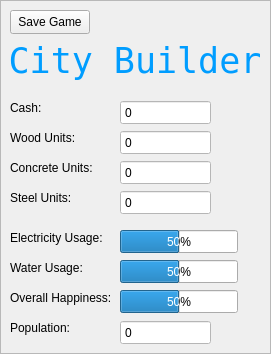
       <widget class="QFrame" name="frmInfo">
        <property name="minimumSize">
         <size>
          <width>271</width>
          <height>0</height>
         </size>
        </property>
        <property name="maximumSize">
         <size>
          <width>271</width>
          <height>16777215</height>
         </size>
        </property>
        <property name="styleSheet">
         <string notr="true">
QSpinBox:disabled{
	background-color: rgb(255, 255, 255);
	color: black;
}

QDoubleSpinBox:disabled{
	background-color: rgb(255, 255, 255);
	color: black;
}

#frmInfo{
	background-color: rgb(255, 255, 255);
}
</string>
        </property>
        <property name="frameShape">
         <enum>QFrame::StyledPanel</enum>
        </property>
        <property name="frameShadow">
         <enum>QFrame::Raised</enum>
        </property>
        <widget class="QDoubleSpinBox" name="dspnCash">
         <property name="enabled">
          <bool>false</bool>
         </property>
         <property name="geometry">
          <rect>
           <x>120</x>
           <y>100</y>
           <width>91</width>
           <height>25</height>
          </rect>
         </property>
         <property name="buttonSymbols">
          <enum>QAbstractSpinBox::NoButtons</enum>
         </property>
         <property name="decimals">
          <number>0</number>
         </property>
         <property name="maximum">
          <double>99999999.000000000000000</double>
         </property>
        </widget>
        <widget class="QProgressBar" name="progWater">
         <property name="geometry">
          <rect>
           <x>120</x>
           <y>260</y>
           <width>118</width>
           <height>23</height>
          </rect>
         </property>
         <property name="value">
          <number>50</number>
         </property>
         <property name="format">
          <string>%p%</string>
         </property>
        </widget>
        <widget class="QLabel" name="label_23">
         <property name="geometry">
          <rect>
           <x>10</x>
           <y>260</y>
           <width>101</width>
           <height>16</height>
          </rect>
         </property>
         <property name="text">
          <string>Water Usage:</string>
         </property>
        </widget>
        <widget class="QLabel" name="label_3">
         <property name="geometry">
          <rect>
           <x>10</x>
           <y>290</y>
           <width>101</width>
           <height>16</height>
          </rect>
         </property>
         <property name="text">
          <string>Overall Happiness:</string>
         </property>
        </widget>
        <widget class="QProgressBar" name="progHappiness">
         <property name="geometry">
          <rect>
           <x>120</x>
           <y>290</y>
           <width>118</width>
           <height>23</height>
          </rect>
         </property>
         <property name="value">
          <number>50</number>
         </property>
         <property name="format">
          <string>%p%</string>
         </property>
        </widget>
        <widget class="QLabel" name="label_2">
         <property name="geometry">
          <rect>
           <x>10</x>
           <y>320</y>
           <width>61</width>
           <height>16</height>
          </rect>
         </property>
         <property name="text">
          <string>Population:</string>
         </property>
        </widget>
        <widget class="QLabel" name="label">
         <property name="geometry">
          <rect>
           <x>10</x>
           <y>100</y>
           <width>49</width>
           <height>16</height>
          </rect>
         </property>
         <property name="text">
          <string>Cash:</string>
         </property>
        </widget>
        <widget class="QLabel" name="label_22">
         <property name="geometry">
          <rect>
           <x>10</x>
           <y>230</y>
           <width>101</width>
           <height>16</height>
          </rect>
         </property>
         <property name="text">
          <string>Electricity Usage:</string>
         </property>
        </widget>
        <widget class="QProgressBar" name="progElectricity">
         <property name="geometry">
          <rect>
           <x>120</x>
           <y>230</y>
           <width>118</width>
           <height>23</height>
          </rect>
         </property>
         <property name="value">
          <number>50</number>
         </property>
         <property name="format">
          <string>%p%</string>
         </property>
        </widget>
        <widget class="QSpinBox" name="spnPopulation">
         <property name="enabled">
          <bool>false</bool>
         </property>
         <property name="geometry">
          <rect>
           <x>120</x>
           <y>320</y>
           <width>91</width>
           <height>25</height>
          </rect>
         </property>
         <property name="buttonSymbols">
          <enum>QAbstractSpinBox::NoButtons</enum>
         </property>
        </widget>
        <widget class="QLabel" name="label_12">
         <property name="geometry">
          <rect>
           <x>10</x>
           <y>190</y>
           <width>101</width>
           <height>16</height>
          </rect>
         </property>
         <property name="text">
          <string>Steel Units:</string>
         </property>
        </widget>
        <widget class="QLabel" name="label_25">
         <property name="geometry">
          <rect>
           <x>10</x>
           <y>160</y>
           <width>101</width>
           <height>16</height>
          </rect>
         </property>
         <property name="text">
          <string>Concrete Units:</string>
         </property>
        </widget>
        <widget class="QLabel" name="label_26">
         <property name="geometry">
          <rect>
           <x>10</x>
           <y>130</y>
           <width>101</width>
           <height>16</height>
          </rect>
         </property>
         <property name="text">
          <string>Wood Units:</string>
         </property>
        </widget>
        <widget class="QSpinBox" name="spnWood">
         <property name="enabled">
          <bool>false</bool>
         </property>
         <property name="geometry">
          <rect>
           <x>120</x>
           <y>130</y>
           <width>91</width>
           <height>25</height>
          </rect>
         </property>
         <property name="buttonSymbols">
          <enum>QAbstractSpinBox::NoButtons</enum>
         </property>
         <property name="maximum">
          <number>99999999</number>
         </property>
        </widget>
        <widget class="QSpinBox" name="spnConcrete">
         <property name="enabled">
          <bool>false</bool>
         </property>
         <property name="geometry">
          <rect>
           <x>120</x>
           <y>160</y>
           <width>91</width>
           <height>25</height>
          </rect>
         </property>
         <property name="buttonSymbols">
          <enum>QAbstractSpinBox::NoButtons</enum>
         </property>
         <property name="maximum">
          <number>99999999</number>
         </property>
        </widget>
        <widget class="QSpinBox" name="spnSteel">
         <property name="enabled">
          <bool>false</bool>
         </property>
         <property name="geometry">
          <rect>
           <x>120</x>
           <y>190</y>
           <width>91</width>
           <height>25</height>
          </rect>
         </property>
         <property name="buttonSymbols">
          <enum>QAbstractSpinBox::NoButtons</enum>
         </property>
         <property name="maximum">
          <number>99999999</number>
         </property>
        </widget>
        <widget class="QPushButton" name="pushButton">
         <property name="geometry">
          <rect>
           <x>10</x>
           <y>10</y>
           <width>80</width>
           <height>24</height>
          </rect>
         </property>
         <property name="text">
          <string>Save Game</string>
         </property>
        </widget>
        <widget class="QLabel" name="lblTitle">
         <property name="geometry">
          <rect>
           <x>0</x>
           <y>40</y>
           <width>270</width>
           <height>41</height>
          </rect>
         </property>
         <property name="font">
          <font>
           <family>NSimSun</family>
           <pointsize>26</pointsize>
          </font>
         </property>
         <property name="styleSheet">
          <string notr="true">color: rgb(0, 157, 255)</string>
         </property>
         <property name="text">
          <string>City Builder</string>
         </property>
         <property name="alignment">
          <set>Qt::AlignCenter</set>
         </property>
        </widget>
       </widget>
